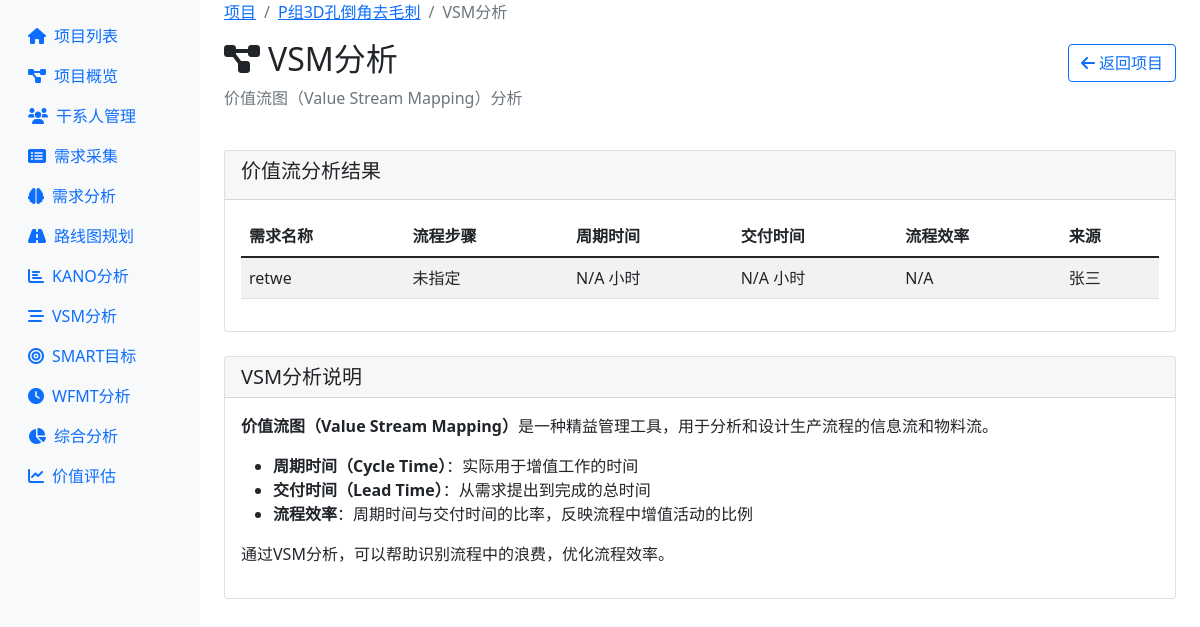
The app's page /project/1/vsm (signed in) with its own data.
### models.py (models this page shows, shortened)
class Project(db.Model):
    __tablename__ = 'projects'
    id = db.Column(db.Integer, primary_key=True)
    name = db.Column(db.String(100), nullable=False)
    description = db.Column(db.Text)
    created_at = db.Column(db.DateTime, default=datetime.utcnow)
    updated_at = db.Column(db.DateTime, default=datetime.utcnow, onupdate=datetime.utcnow)
    stakeholders = db.relationship('Stakeholder', backref='project', lazy=True, cascade='all, delete-orphan')
    requirements = db.relationship('Requirement', backref='project', lazy=True, cascade='all, delete-orphan')
    milestones = db.relationship('Milestone', backref='project', lazy=True, cascade='all, delete-orphan')

class Requirement(db.Model):
    __tablename__ = 'requirements'
    id = db.Column(db.Integer, primary_key=True)
    project_id = db.Column(db.Integer, db.ForeignKey('projects.id'), nullable=False)
    title = db.Column(db.String(200), nullable=False)
    requirement_type = db.Column(db.String(50))  # 类型
    scenario = db.Column(db.Text)  # 场景
    problem = db.Column(db.Text)  # 解决的问题
    current_solution = db.Column(db.Text)  # 当前解决方案
    goal = db.Column(db.Text)  # 目标
    expected_solution = db.Column(db.Text)  # 预期方案
    value = db.Column(db.Text)  # 价值
    priority_level = db.Column(db.String(20), default='medium')  # 优先级
    other_info = db.Column(db.Text)  # 其他
    source = db.Column(db.String(100))  # 需求来源
    category = db.Column(db.String(50))  # 需求类别
    priority = db.Column(db.String(20), default='medium')  # low, medium, high, critical
    status = db.Column(db.String(20), default='collected')  # collected, analyzing, confirmed, rejected, completed
    acceptance_criteria = db.Column(db.Text)  # 验收标准
    created_at = db.Column(db.DateTime, default=datetime.utcnow)
    updated_at = db.Column(db.DateTime, default=datetime.utcnow, onupdate=datetime.utcnow)
    estimated_business_value = db.Column(db.Integer, default=5)  # 预估业务价值 (1-10)
    estimated_user_value = db.Column(db.Integer, default=5)      # 预估用户价值 (1-10)
    estimated_technical_value = db.Column(db.Integer, default=5) # 预估技术价值 (1-10)
    estimated_effort = db.Column(db.Integer, default=5)          # 预估工作量 (1-10)
    estimated_roi = db.Column(db.Float, default=0.0)             # 预估ROI
    actual_business_value = db.Column(db.Integer, default=0)     # 实际业务价值 (1-10)
    actual_user_value = db.Column(db.Integer, default=0)         # 实际用户价值 (1-10)
    actual_technical_value = db.Column(db.Integer, default=0)    # 实际技术价值 (1-10)
    actual_effort = db.Column(db.Integer, default=0)             # 实际工作量 (1-10)
    actual_roi = db.Column(db.Float, default=0.0)                # 实际ROI
    value_assessor = db.Column(db.String(100))                   # 价值评估人
    value_assessment_date = db.Column(db.DateTime)               # 价值评估日期
    actual_value_assessor = db.Column(db.String(100))            # 实际价值评估人
    actual_value_assessment_date = db.Column(db.DateTime)        # 实际价值评估日期
    expected_completion_date = db.Column(db.Date)                # 期望完成日期
    assigned_milestone_id = db.Column(db.Integer, db.ForeignKey('milestones.id'))  # 分配的里程碑
    vsm_process_steps = db.Column(db.Text)  # 价值流步骤
    cycle_time = db.Column(db.Float)        # 周期时间
    lead_time = db.Column(db.Float)         # 交付时间
    process_efficiency = db.Column(db.Float) # 流程效率
    vsm_current_state = db.Column(db.Text)  # 当前状态图
    vsm_future_state = db.Column(db.Text)   # 未来状态图
    kano_category = db.Column(db.String(20))  # KANO分类: must-be, one-dimensional, attractive, indifferent, reverse
    kano_survey_data = db.Column(db.Text)     # 调查数据
    kano_priority_score = db.Column(db.Float) # 优先级评分
    kano_positive_answer = db.Column(db.String(20))  # 正向问题答案
    kano_negative_answer = db.Column(db.String(20))  # 反向问题答案
    smart_specific = db.Column(db.Text)       # 明确性
    smart_measurable = db.Column(db.Text)     # 可衡量
    smart_achievable = db.Column(db.Boolean)  # 可实现
    smart_relevant = db.Column(db.Text)       # 相关性
    smart_timebound = db.Column(db.Date)      # 时限性
    smart_target_level = db.Column(db.String(20))  # 目标级别: basic, challenge, ideal
    wfmt_analysis = db.Column(db.Text)        # 动作分析数据
    standard_time = db.Column(db.Float)       # 标准时间
    improvement_potential = db.Column(db.Float) # 改善潜力
    wfmt_tmu_total = db.Column(db.Float)      # 总TMU时间
    wfmt_allowance_rate = db.Column(db.Float) # 宽放率
    user_research_data = db.Column(db.Text)           # 用户调研数据
    user_feedback = db.Column(db.Text)                # 用户反馈
    user_satisfaction = db.Column(db.Integer)         # 用户满意度评分 (1-10)
    target_user_group = db.Column(db.String(100))     # 目标用户群体
    competitor_analysis = db.Column(db.Text)          # 竞品分析
    competitor_products = db.Column(db.String(200))   # 相关竞品列表
    competitive_advantage = db.Column(db.Text)        # 竞争优势
    market_research = db.Column(db.Text)              # 市场调研数据
    market_size = db.Column(db.String(50))            # 市场规模
    market_trends = db.Column(db.Text)                # 市场趋势
    current_state_analysis = db.Column(db.Text)       # 当前产品状态分析
    product_lifecycle_stage = db.Column(db.String(50)) # 产品生命周期阶段
    technical_constraints = db.Column(db.Text)         # 技术约束条件
    resource_constraints = db.Column(db.Text)          # 资源约束条件
    short_term_plan = db.Column(db.Text)              # 短期规划
    medium_term_plan = db.Column(db.Text)             # 中期规划
    long_term_plan = db.Column(db.Text)               # 长期规划
    strategic_alignment = db.Column(db.Text)           # 战略对齐说明
    risk_assessment = db.Column(db.Text)              # 风险评估
    technical_risks = db.Column(db.Text)              # 技术风险
    business_risks = db.Column(db.Text)               # 业务风险
    implementation_risks = db.Column(db.Text)         # 实施风险
    development_cost_estimate = db.Column(db.Integer) # 开发成本估算
    operational_cost_estimate = db.Column(db.Integer) # 运营成本估算
    expected_revenue = db.Column(db.Integer)          # 预期收益
    cost_benefit_analysis = db.Column(db.Text)        # 成本效益分析
    implementation_priority = db.Column(db.String(20)) # 实施优先级
    dependencies = db.Column(db.Text)                  # 依赖关系
    alternative_solutions = db.Column(db.Text)         # 替代方案
    success_metrics = db.Column(db.Text)               # 成功指标
    kano_survey_completed = db.Column(db.Boolean, default=False)  # KANO调查完成状态
    kano_survey_date = db.Column(db.DateTime)          # KANO调查日期
    kano_positive_question = db.Column(db.Text)        # 正向问题
    kano_negative_question = db.Column(db.Text)        # 反向问题
    vsm_analyzed = db.Column(db.Boolean, default=False)  # VSM分析完成状态
    vsm_analysis_date = db.Column(db.DateTime)        # VSM分析日期
    vsm_process_steps_json = db.Column(db.Text)       # 流程步骤JSON数据
    vsm_improvement_actions = db.Column(db.Text)      # 改善措施
    smart_goal_set = db.Column(db.Boolean, default=False)  # SMART目标设定状态
    smart_goal_date = db.Column(db.DateTime)          # SMART目标设定日期
    smart_progress = db.Column(db.Float, default=0.0) # 目标完成进度
    smart_measurement_unit = db.Column(db.String(50)) # 衡量单位
    wfmt_analyzed = db.Column(db.Boolean, default=False)  # WFMT分析完成状态
    wfmt_analysis_date = db.Column(db.DateTime)       # WFMT分析日期
    wfmt_action_sequence = db.Column(db.Text)         # 动作序列JSON
    wfmt_before_time = db.Column(db.Float)            # 改善前时间
    wfmt_after_time = db.Column(db.Float)             # 改善后时间
    wfmt_time_saved = db.Column(db.Float)             # 节省时间

### app.py (the view)
@app.route('/project/<int:project_id>/vsm')
@login_required
def vsm_analysis(project_id):
    project = Project.query.get_or_404(project_id)
    requirements = Requirement.query.filter_by(project_id=project_id).filter(Requirement.vsm_process_steps != None).all()
    response = make_response(render_template('vsm_analysis.html',
                          project=project,
                          requirements=requirements))
    return response

### app.py (called while the page is built)
@app.after_request
def after_request(response):
    response.headers["Cache-Control"] = "no-cache, no-store, must-revalidate"
    response.headers["Pragma"] = "no-cache"
    response.headers["Expires"] = "0"
    return response

def login_required(f):
    @functools.wraps(f)
    def decorated_function(*args, **kwargs):
        if 'user_id' not in session:
            return jsonify({'success': False, 'error': '需要登录'}), 401
        return f(*args, **kwargs)
    return decorated_function

### templates/vsm_analysis.html (shortened to what this page needs)
{% extends "base.html" %}
{% block content %}
<div class="row mb-4">
    <div class="col-12">
        <nav aria-label="breadcrumb">
            <ol class="breadcrumb">
                <li class="breadcrumb-item"><a href="{{ url_for('index') }}">项目</a></li>
                <li class="breadcrumb-item"><a href="{{ url_for('project_detail', project_id=project.id) }}">{{ project.name }}</a></li>
                <li class="breadcrumb-item active">VSM分析</li>
            </ol>
        </nav>
        <div class="d-flex justify-content-between align-items-center">
            <h2><i class="fas fa-project-diagram me-2"></i>VSM分析</h2>
            <a href="{{ url_for('project_detail', project_id=project.id) }}" class="btn btn-outline-primary">
                <i class="fas fa-arrow-left me-1"></i>返回项目
            </a>
        </div>
        <p class="text-muted">价值流图（Value Stream Mapping）分析</p>
    </div>
</div>
<div class="row">
    <div class="col-12">
        <div class="card">
            <div class="card-header">
                <h5>价值流分析结果</h5>
            </div>
            <div class="card-body">
                {% if requirements %}
                <div class="table-responsive">
                    <table class="table table-striped table-hover">
                        <thead>
                            <tr>
                                <th>需求名称</th>
                                <th>流程步骤</th>
                                <th>周期时间</th>
                                <th>交付时间</th>
                                <th>流程效率</th>
                                <th>来源</th>
                            </tr>
                        </thead>
                        <tbody>
                            {% for requirement in requirements %}
                            <tr>
                                <td>{{ requirement.title }}</td>
                                <td>{{ requirement.vsm_process_steps or '未指定' }}</td>
                                <td>{{ requirement.cycle_time or 'N/A' }} 小时</td>
                                <td>{{ requirement.lead_time or 'N/A' }} 小时</td>
                                <td>
                                    {% if requirement.cycle_time and requirement.lead_time and requirement.lead_time > 0 %}
                                        {{ ((requirement.cycle_time / requirement.lead_time) * 100)|round(2) }}%
                                    {% else %}
                                        N/A
                                    {% endif %}
                                </td>
                                <td>{{ requirement.source or '未知来源' }}</td>
                            </tr>
                            {% endfor %}
                        </tbody>
                    </table>
                </div>
                {% else %}
                <div class="text-center py-5">
                    <i class="fas fa-inbox fa-3x text-muted mb-3"></i>
                    <h5 class="text-muted">暂无VSM分析数据</h5>
                    <p class="text-muted">该项目尚未添加任何VSM分析相关的需求数据</p>
                </div>
                {% endif %}
            </div>
        </div>
    </div>
</div>
<div class="row mt-4">
    <div class="col-12">
        <div class="card">
            <div class="card-header">
                <h5 class="mb-0">VSM分析说明</h5>
            </div>
            <div class="card-body">
                <p><strong>价值流图（Value Stream Mapping）</strong>是一种精益管理工具，用于分析和设计生产流程的信息流和物料流。</p>
                <ul>
                    <li><strong>周期时间（Cycle Time）</strong>：实际用于增值工作的时间</li>
                    <li><strong>交付时间（Lead Time）</strong>：从需求提出到完成的总时间</li>
                    <li><strong>流程效率</strong>：周期时间与交付时间的比率，反映流程中增值活动的比例</li>
                </ul>
                <p>通过VSM分析，可以帮助识别流程中的浪费，优化流程效率。</p>
            </div>
        </div>
    </div>
</div>
{% endblock %}

### records on screen
Project: name "P组3D孔倒角去毛刺"
Requirement: title "retwe", vsm_process_steps "未指定", cycle_time "N/A", lead_time "N/A", source "张三"
